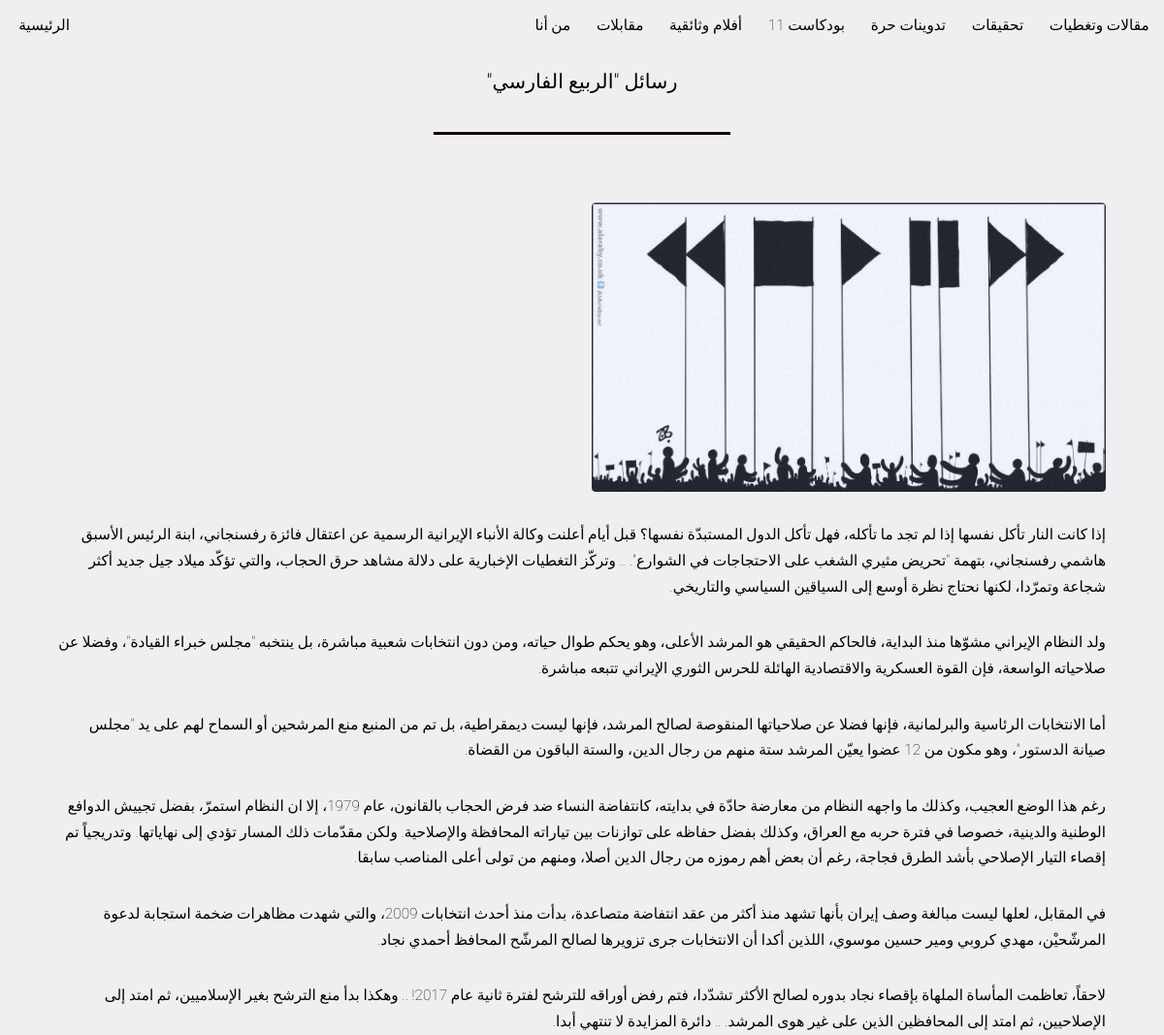
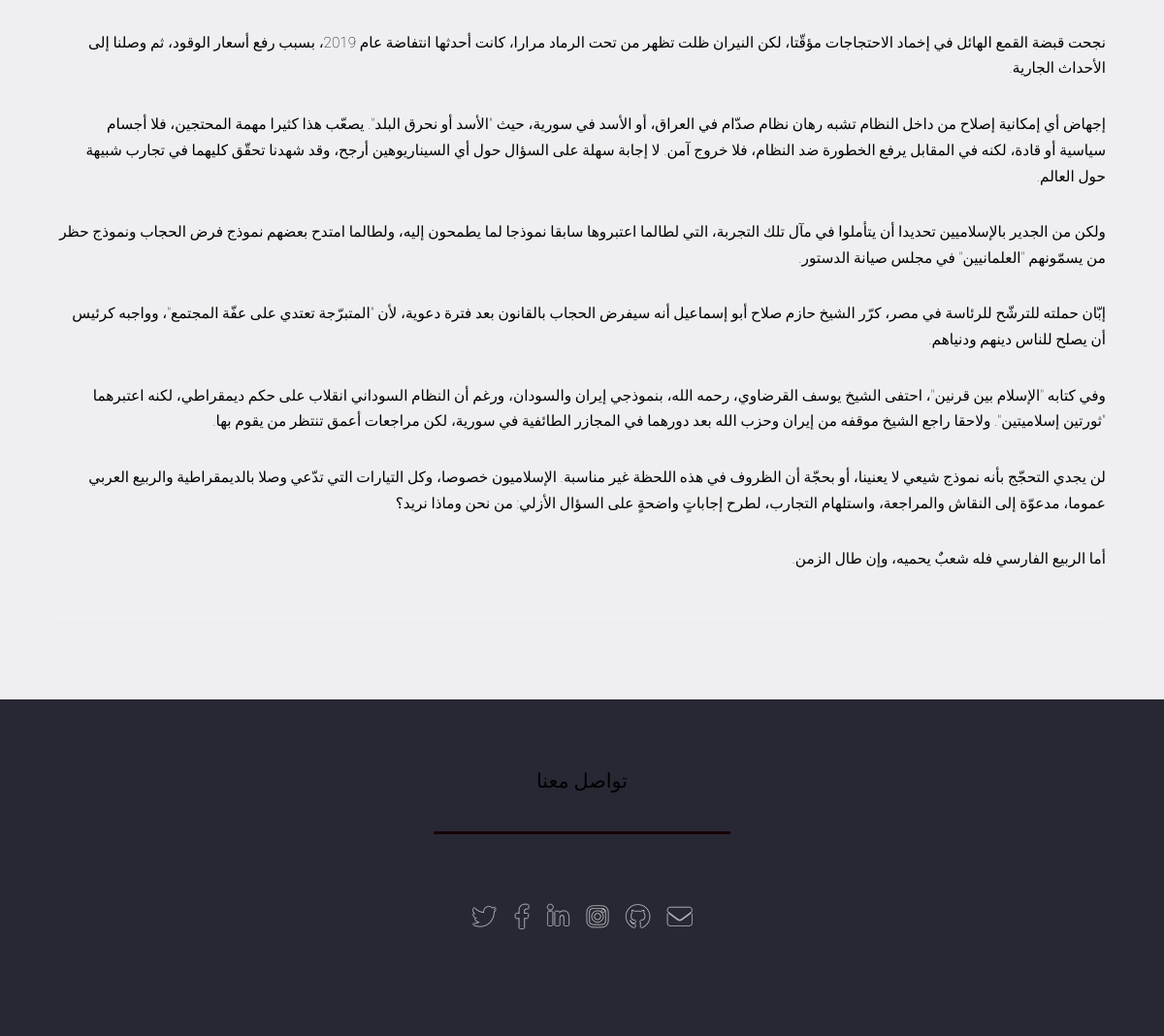
The app's page /articles/article/2/ with its own data (2 pictures, top to bottom).
### articles/models.py (models this page shows, shortened)
class Article(models.Model):
    title = models.CharField(max_length=255)
    image = models.ImageField(null=True, blank=True, upload_to="images/articles")
    snippet = models.TextField(null=True, blank=True)
    content = RichTextUploadingField()
    tag = models.ManyToManyField(Tags, blank=False)
    created_at = models.DateTimeField(auto_now_add=True, null=True, blank=True)
    updated_at = models.DateTimeField(auto_now=True, null=True, blank=True)

### articles/views.py (the view)
# urls.py: path('article/<int:pk>/', ArticleDetialView.as_view(), name='article_detail'),
class ArticleDetialView(DetailView):
    model = Article
    template_name = 'articles/article_detail.html'

### articles/templates/articles/article_detail.html
{% extends 'base.html' %}
{% block content %}
    <div id="main" class="wrapper style1" dir="rtl" lang="ar">
        <div class="container">
            <header class="major">
                <h3>{{object.title}}</h3>
            </header>
                <section>
                        {% if object.image %}
                            <div class="box alt">
                                <div class="row gtr-50 gtr-uniform">
                                    <div class="col-6 col-12-xsmall"><span class="image fit"><img src="{{ object.image.url }}" alt="" /></span></div>
                                </div>
                            </div>
                        {% endif %}
                    {{object.content|safe}}
                    <hr />
                </section>
        </div>
    </div>
{% endblock %}

### records on screen
Article: title "رسائل \"الربيع الفارسي\"", image (picture), content "إذا كانت النار تأكل نفسها إذا لم تجد ما تأكله، فهل تأكل الدول المستبدّة نفسها؟ قبل أيام أعلنت وكالة الأنباء الإيرانية الرسمية عن اعتقال فائزة رفسنجاني، ابنة الرئيس الأسبق هاشمي رفسنجاني، بتهمة \"تحريض مثيري الشغب على الاحتجاجات في الشوارع\". .. وتركّز التغطيات الإخبارية على دلالة مشاهد حرق الحجاب، والتي تؤكّد ميلاد جيل جديد أكثر شجاعة وتمرّدا، لكنها نحتاج نظرة أوسع إلى السياقين السياسي والتاريخي. ولد النظام الإيراني مشوّها منذ البداية، فالحاكم الحقيقي هو المرشد الأعلى، وهو يحكم طوال حياته، ومن دون انتخابات شعبية مباشرة، بل ينتخبه \"مجلس خبراء القيادة\"، وفضلا عن صلاحياته الواسعة، فإن القوة العسكرية والاقتصادية الهائلة للحرس الثوري الإيراني تتبعه مباشرة. أما الانتخابات الرئاسية والبرلمانية،…"
